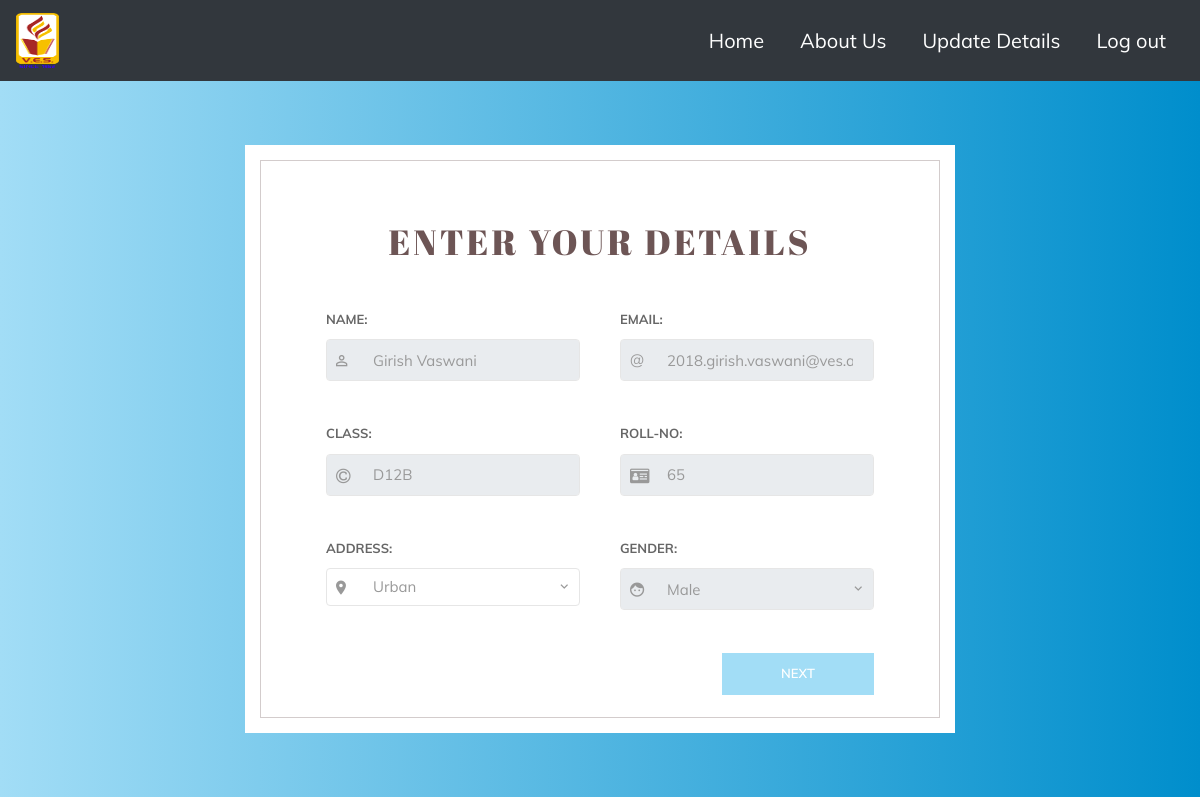
The app's page /personal.php (signed in), older data.
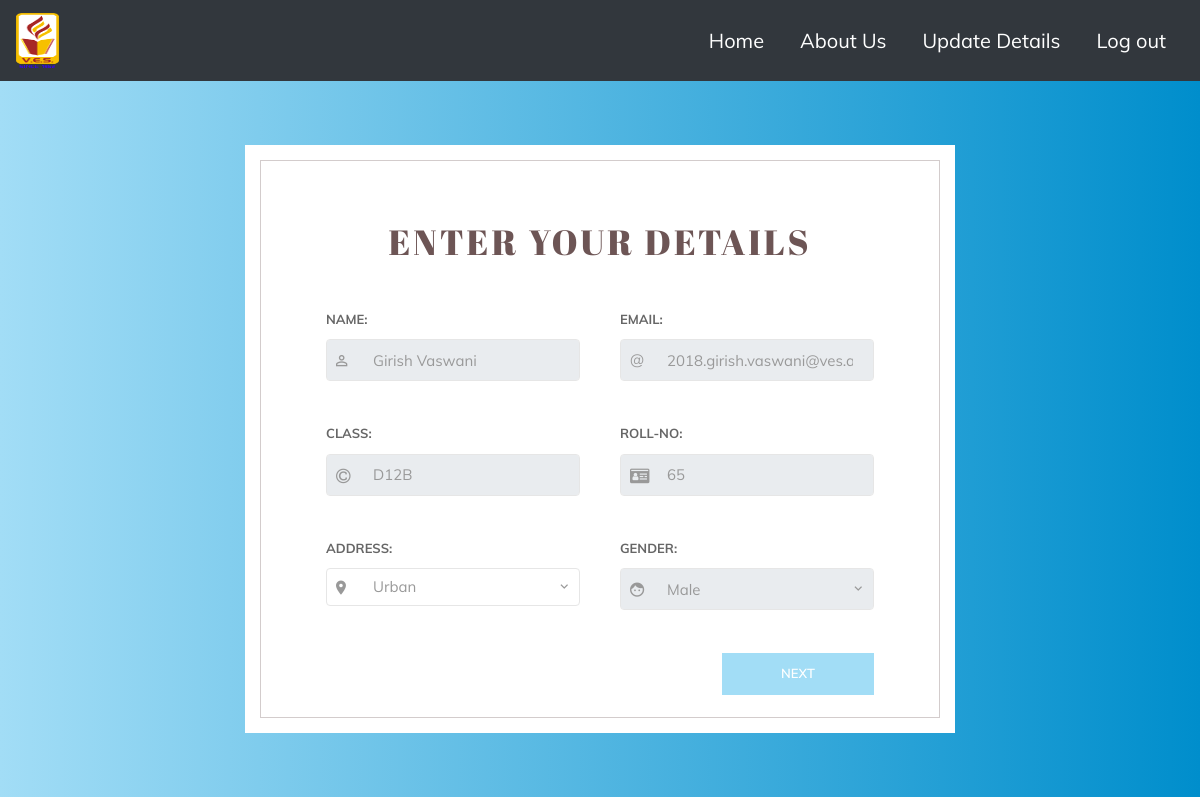
The same page, newer data.
### tables this page shows
CREATE TABLE `student` (
  `Student_Id` int NOT NULL,
  `Name` varchar(30) NOT NULL,
  `Email` varchar(50) NOT NULL,
  `Password` varchar(30) NOT NULL,
  `Class` varchar(5) NOT NULL,
  `Roll_No` int NOT NULL,
  `Gender` varchar(10) NOT NULL,
  `Locality` varchar(10) DEFAULT NULL,
  `Family_Size` varchar(10) DEFAULT NULL,
  `Pstatus` varchar(10) DEFAULT NULL,
  `Medu` int DEFAULT NULL,
  `Fedu` int DEFAULT NULL,
  `Mjob` varchar(10) DEFAULT NULL,
  `Fjob` varchar(10) DEFAULT NULL,
  `Reason` varchar(10) DEFAULT NULL,
  `Guardian` varchar(10) DEFAULT NULL,
  `Traveltime` int DEFAULT NULL,
  `Studytime` int DEFAULT NULL,
  `Failures` int DEFAULT NULL,
  `Extrasup` varchar(5) DEFAULT NULL,
  `Famsup` varchar(5) DEFAULT NULL,
  `Activities` varchar(5) DEFAULT NULL,
  `Internet` varchar(5) DEFAULT NULL,
  `Relationship` varchar(5) DEFAULT NULL,
  `Famrel` int DEFAULT NULL,
  `Freetime` int DEFAULT NULL,
  `Higher` varchar(5) DEFAULT NULL,
  `Goout` int DEFAULT NULL,
  `Dalc` int DEFAULT NULL,
  `Walc` int DEFAULT NULL,
  `Health` int DEFAULT NULL,
  `Absences` int DEFAULT NULL
);

### personal.php (the view, shortened to what this page needs)
<?php
	$stud_id=$_SESSION['stud_id'];
	include 'dbconnect.php';
	$sql1 = "SELECT Name,Email,Class,Roll_No,Gender FROM student where Student_Id=$stud_id;";
	$result1=  mysqli_query($con, $sql1);
	$row1 = mysqli_fetch_array($result1);
?>
<!DOCTYPE html>
<html>
	<head>
		<link rel="stylesheet" type="text/css" href="vendor/bootstrap/css/bootstrap.min.css">
        <link rel="stylesheet" type="text/css" href="fonts/font-awesome-4.7.0/css/font-awesome.min.css">
        <link rel="stylesheet" type="text/css" href="vendor/animate/animate.css">
        <link rel="stylesheet" type="text/css" href="vendor/select2/select2.min.css">
        <link rel="stylesheet" type="text/css" href="vendor/perfect-scrollbar/perfect-scrollbar.css">
        <link rel="stylesheet" type="text/css" href="css/util.css">
        <link rel="stylesheet" type="text/css" href="css/main.css">
		<link rel="stylesheet" href="fonts/material-design-iconic-font/css/material-design-iconic-font.min.css">
		<link rel="stylesheet" href="css/style.css">
		<link rel="stylesheet" href="https://maxcdn.bootstrapcdn.com/font-awesome/4.7.0/css/font-awesome.min.css">
	</head>
	<body>
	<?php
		include "studentnav.php"
	?>
		<div class="wrapper" style="background-image: linear-gradient(to right, #A2DDF6 , #008ECC);">
			<div class="inner">
				<form action="personal.php" method="POST">
					<h3>Enter Your Details</h3>
					<div class="form-group">
						<div class="form-wrapper">
							<label for="">Name:</label>
							<div class="form-holder">
								<i class="zmdi zmdi-account-o"></i>
								<input type="text" class="form-control" id="name" value="<?php echo $row1['Name']; ?>" disabled>
							</div>
						</div>
						<div class="form-wrapper">
							<label for="">Email:</label>
							<div class="form-holder">
								<i style="font-style: normal; font-size: 15px;">@</i>
								<input type="email" class="form-control" id="email" value="<?php echo $row1["Email"]; ?>" disabled>
							</div>
						</div>
					</div>
					<div class="form-group">
							<div class="form-wrapper">
								<label for="">Class:</label>
									<div class="form-holder">
							    	<i class="fa fa-copyright" aria-hidden="true"></i>
								<input type="text" class="form-control" id="class" value="<?php echo $row1["Class"]; ?>" disabled>
							</div>
						</div>
						<div class="form-wrapper">
							<label for="">Roll-No:</label>
							<div class="form-holder">
							    <i class="fa fa-id-card" aria-hidden="true"></i>
								<input type="number" class="form-control" id="roll-no" value="<?php echo $row1["Roll_No"]; ?>" disabled>
							</div>
						</div>
					</div>
					<div class="form-group">
						<div class="form-wrapper">
							<label for="">Address:</label>
							<div class="form-holder select">
								<select name="address" id="address" class="form-control" required>
									<option value="urban">Urban</option>
								</select>
								<i class="zmdi zmdi-pin"></i>
							</div>
						</div>
						<div class="form-wrapper">
							<label for="">Gender:</label>
							<div class="form-holder select">
								<input type="text" class="form-control" id="gender" value="Male" value="<?php echo $row1["Gender"]; ?>" disabled>
								<i class="zmdi zmdi-face"></i>
							</div>
						</div>
					</div>
					<div class="form-end">
						<div class="button-holder">
							<button name="next">Next</button>
						</div>
					</div>
				</form>
			</div>
		</div>
	</body>
</html>

### studentnav.php (shortened to what this page needs)
<link rel="stylesheet" href="studentnav.css">
<nav id ="header" class="navbar navbar-fixed-top navbar-expand-lg ">
    <a id="brand" class="navbar-brand" href="#"> <img src="vesitlogo.png" width="45" height="55" class="d-inline-block" alt=""></a>
    <div class="collapse navbar-collapse" id="navbarSupportedContent">
      <ul class="navbar-nav ml-auto">
        <li class="nav-item">
          <a class="nav-link link-1" href="index.php">Home</a>
        </li>
        <li class="nav-item">
          <a class="nav-link link-1" href="about.php">About Us</a>
        </li>
        <li class="nav-item">
          <a class="nav-link link-1" href="personal.php">Update Details</a>
        </li>
        <li class="nav-item">
          <a class="nav-link link-1" href="logout.php">Log out</a>
        </li>
      </ul>
    </div>
</nav>

### css/main.css (style rules this page uses)
* { margin: 0px; padding: 0px; box-sizing: border-box; }
body, html { height: 100%; font-family: sans-serif; }
a { margin: 0px; transition: all 0.4s; -webkit-transition: all 0.4s; -o-transition: all 0.4s; -moz-transition: all 0.4s; }
h1,h2,h3,h4,h5,h6 { margin: 0px; }
ul, li { margin: 0px; list-style-type: none; }
input { display: block; border: none; }
button { outline: none !important; border: none; background: transparent; }
input:disabled { background-color: rgb(239, 241, 245); }

### css/style.css (style rules this page uses)
* { -webkit-box-sizing: border-box; -moz-box-sizing: border-box; box-sizing: border-box; }
body { font-family: "Muli-Regular"; color: #666; font-size: 13px; margin: 0; }
input, textarea, select, button { font-family: "Muli-Regular"; color: #333; font-size: 13px; }
p, h1, h2, h3, h4, h5, h6, ul { margin: 0; }
img { max-width: 100%; }
ul { padding-left: 0; margin-bottom: 0; }
.wrapper { min-height: 89.5vh; background-size: cover; background-repeat: no-repeat; display: flex; align-items: center; }
.inner { max-width: 850px; margin: auto; background: #fff; padding: 15px; }
form { border: 1px solid #d3cccc; padding: 62px 65px 64px; }
h3 { text-transform: uppercase; font-size: 35px; font-family: "Abril_Fatface"; text-align: center; margin-bottom: 48px; color: #6d5555; letter-spacing: 3px; }
.form-group { display: flex; }
.form-group .form-wrapper { width: 50%; }
.form-group .form-wrapper:first-child { margin-right: 40px; }
.form-wrapper { margin-bottom: 27px; }
.form-wrapper label { margin-bottom: 10px; display: block; text-transform: uppercase; font-family: "Muli-Bold"; }
.form-holder { position: relative; left: auto }
.form-holder i { position: absolute; top: 50%; transform: translateY(-50%); left: 10px; font-size: 17px; color: #999; }
.form-control { border: 1px solid #e6e6e6; display: block; width: 100%; height: 42px; padding: 0 20px 0 46px; color: #999; font-size: 15px; }
.select::after { content: "\f2f9"; font-family: Material-Design-Iconic-Font; position: absolute; top: 50%; transform: translateY(-50%); right: 12px; font-size: 15px; color: #999; }
select { -moz-appearance: none; -webkit-appearance: none; cursor: pointer; padding-left: 20px; }
button { border: none; float: right; width: 152px; height: 42px; cursor: pointer; display: flex; align-items: center; justify-content: center; padding: 0; background: #A2DDF6; font-size: 13px; color: #fff; text-transform: uppercase; font-family: "Muli-SemiBold"; -webkit-transform: perspective(1px) translateZ(0); transform: perspective(1px) translateZ(0); position: relative; -webkit-transition-property: color; transition-property: color; -webkit-transition-duration: 0.3s; transition-duration: 0.3s; }
button::before { content: ""; position: absolute; z-index: -1; top: 0; bottom: 0; left: 0; right: 0; background: #008ECC; -webkit-transform: scaleX(0); transform: scaleX(0); -webkit-transform-origin: 50%; transform-origin: 50%; -webkit-transition-property: transform; transition-property: transform; -webkit-transition-duration: 0.3s; transition-duration: 0.3s; -webkit-transition-timing-function: ease-out; transition-timing-function: ease-out; }

### studentnav.css (style rules this page uses)
.navbar { background-color: #32373d; }
.link-1 { transition: 0.3s ease; background: #32373d; color: #ffffff; font-size: 20px; text-decoration: none; padding: 10px 0; margin: 0 10px; }

Row changes from the older to the newer data that the page shows:
changed student "Girish Vaswani": Gender "Male" → (not shown)
Text that changed along with them:
form field value: (not shown) → "Male"
